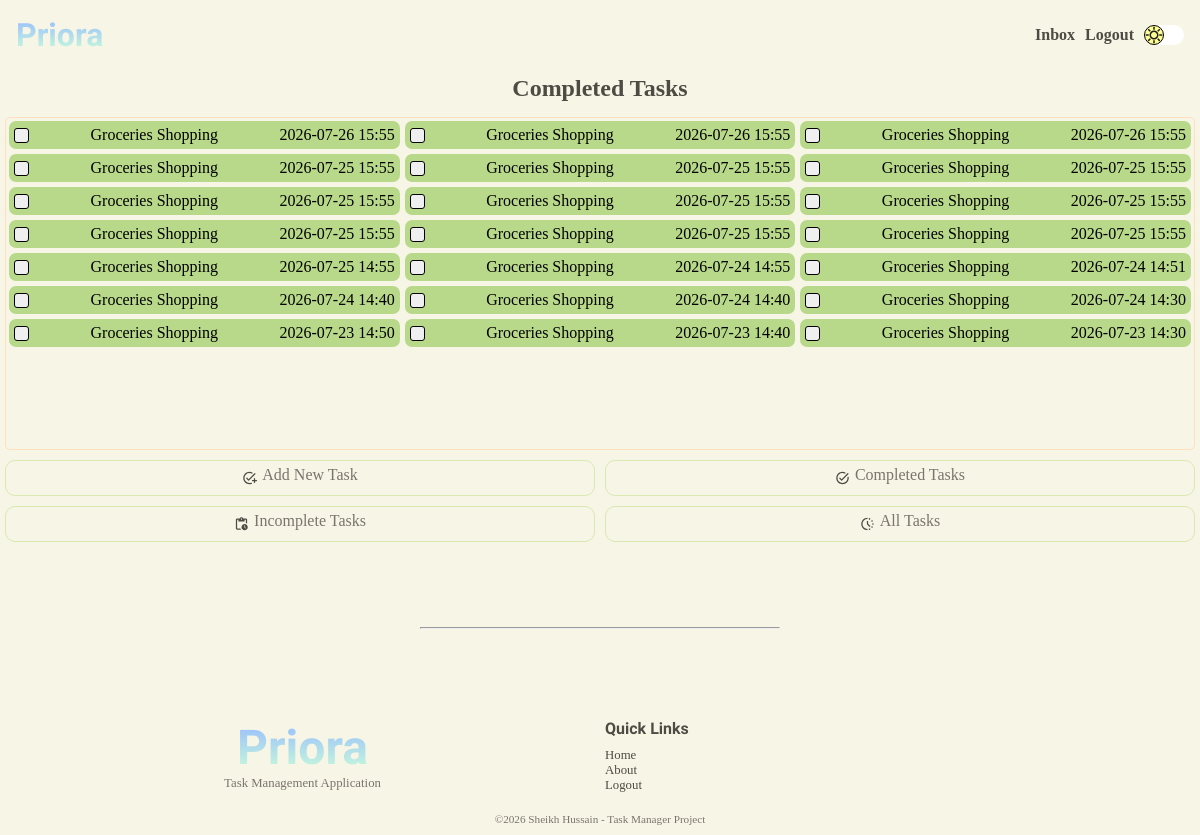
/user/completed-tasks (signed in), run on the app's committed database.
### tables this page shows
CREATE TABLE "tasks" (
                            "task_id"	INTEGER NOT NULL UNIQUE,
                            "user_id"	INTEGER NOT NULL,
                            "title"	TEXT NOT NULL,
                            "description"	TEXT NOT NULL,
                            "due_date"	TEXT NOT NULL,
                            "due_time"	TEXT NOT NULL,
                            "completion_date"	TEXT,
                            "completion_time"	TEXT,
                            "completed"	INTEGER NOT NULL DEFAULT 0,
                            PRIMARY KEY("task_id" AUTOINCREMENT),
                            FOREIGN KEY("user_id") 
                                REFERENCES "users"("user_id")
                                ON DELETE CASCADE
                            );

### app.py (the view)
@app.route("/user/completed-tasks", methods=["GET", "POST"])
@login_required
@password_reset_required
def completed_tasks():
    user = find_user_by_id(session.get("user-id"))
    title = "Completed Tasks"
    tasks = get_completed_tasks(user)
    return render_template("tasks/completed-tasks.html", title=title, tasks=tasks)

### app.py (called while the page is built)
@app.after_request
def security_headers(response):
    response.headers["Content-Security-Policy"] = (
        "default-src 'self'; "
        "script-src 'self'; "
        "style-src 'self' https://fonts.googleapis.com; "
        "font-src 'self' https://fonts.gstatic.com;"
    )
    return response

### services/auth.py (called while the page is built)
def login_required(f):
    @wraps(f)
    def decorated_function(*args, **kwargs):
        if session.get("user-id") is None:
            return redirect(url_for("login"))
        return f(*args, **kwargs)
    return decorated_function

def password_reset_required(f):
    @wraps(f)
    def decorated_function(*args, **kwargs):
        reset_req = is_reset_req(session.get("user-id"))
        if reset_req:
            return redirect(url_for("change_password"))
        return f(*args, **kwargs)
    return decorated_function

### services/database.py (called while the page is built)
def connect_database():
    os.makedirs("instance", exist_ok=True)
    connection = sqlite3.connect("instance/task-manager.db")
    connection.row_factory = sqlite3.Row
    connection.execute("PRAGMA foreign_keys = ON;")
    return connection

def find_user_by_id(user_id):
    connection = connect_database()
    cursor = connection.cursor()
    try:
        cursor.execute(
            """SELECT * FROM users WHERE user_id = ?;""",
            (user_id,),
        )
        user = cursor.fetchone()
        return user
    except Exception as e:
        print(e)
        return False
    finally:
        connection.close()

def is_reset_req(user_id):
    connection = connect_database()
    cursor = connection.cursor()
    try:
        cursor.execute(
            """SELECT reset FROM users WHERE user_id = ?;""",
            (user_id,),
        )
        required = cursor.fetchone()
        return bool(required and required["reset"] == 1)
    except Exception as e:
        print(e)
        return False
    finally:
        connection.close()

def get_completed_tasks(user):
    connection = connect_database()
    cursor = connection.cursor()
    try:
        cursor.execute(
            """SELECT * FROM tasks WHERE user_id = ? and completed = 1 ORDER BY due_date DESC, due_time DESC;""",
            (user["user_id"],),
        )
        tasks = cursor.fetchall()
        return tasks
    except Exception as e:
        print(e)
        return False
    finally:
        connection.close()

### templates/tasks/completed-tasks.html (shortened to what this page needs)
{% extends 'layout.html' %} {% block content %}
<section class="user-home-section">
  <h2>Completed Tasks</h2>
  <div class="user-home-tasks-complete-grid">
    {% if tasks %} {% for task in tasks %}
    <a href="{{ url_for('task', task_id = task['task_id']) }}">
      <div class="user-home-tasks-card success">
        <form action="" method="post">
          <button type="submit" class="task-button">
          </button>
          <p>{{ task['title'].title() }}</p>
          <p>{{ task['due_date'] }} {{ task['due_time'] }}</p>
        </form>
      </div>
    </a>
    {% endfor %} {% else %}
    <p>No completed tasks!</p>
    {% endif %}
  </div>
</section>
<div>{% include 'user-nav.html' %}</div>
<div class="space"></div>
{% endblock content %}

### static/css/base.css (style rules this page uses)
:root { --bg-color: #F7F6E6; --bg-task-card: white; --surface-color: #FFFFFF; --surface-secondary: #FFF8EF; --hero-gradient: linear-gradient(90deg, #CDFFD8 0%, #94B9FF 100%); --hero-bg-mb: url('/static/media/light-bg-mobile.gif'); --hero-bg-dk: url('/static/media/light-bg-desktop.gif'); --box-shadow: #4E4A44; --night-mode-button: url('/static/media/day.svg'); --primary-text: #4E4A44; --secondary-text: #7A746C; --accent-peach: #FFDFBD; --accent-beige: #E2C0AE; --accent-green: #D9E9B1; --accent-yellow: #F2EAA0; --border-color: #E7DFC9; --scrollbar-color: #E2C0AE; --success: #B8D98A; --warning: #F2EAA0; --danger: #E79A9A; --info: #AFCFEA; }
* { box-sizing: border-box; margin: 0; padding: 0; scrollbar-width: thin; scrollbar-color: #94B9FF var(--bg-color); }
html { overflow-x: hidden; scroll-behavior: smooth; }
body { background-color: var(--bg-color); font-family: cursive; overflow-x: hidden; }
h1, h2, h3, h4, h5, h6 { color: var(--primary-text) }
p { color: var(--secondary-text); font-family: cursive; }
a { text-decoration: none; color: var(--primary-text) }
.space { height: 10vh; }

### static/css/pages/user/user-home.css (style rules this page uses)
.user-home-section { display: flex; flex-direction: column; padding: 5px; text-align: center; gap: 15px; }
.user-home-tasks-card { display: flex; align-items: center; padding: 5px; background-color: var(--bg-task-card); border-radius: 7px; }
.user-home-tasks-complete-grid { display: grid; grid-template-columns: repeat(1, 1fr); grid-template-rows: repeat(10, 1fr); gap: 5px; padding: 3px; border-radius: 5px; border: 1px solid var(--accent-peach); }
.task-button { width: 15px; height: 15px; border: 1px solid black; border-radius: 3px; }
.user-home-tasks-card form { display: flex; justify-content: space-between; align-items: center; width: 100%; }
.user-home-tasks-card.success { background-color: var(--success); }
.user-home-tasks-card.success p { color: black; }
@media screen and (min-width: 1000px) { .user-home-tasks-complete-grid { grid-template-columns: repeat(3, 1fr); } }

### data on the page
tasks: title "Groceries Shopping", due_date "2026-07-26", due_time "15:55"
tasks: title "Groceries Shopping", due_date "2026-07-26", due_time "15:55"
tasks: title "Groceries Shopping", due_date "2026-07-26", due_time "15:55"
tasks: title "Groceries Shopping", due_date "2026-07-25", due_time "15:55"
tasks: title "Groceries Shopping", due_date "2026-07-25", due_time "15:55"
tasks: title "Groceries Shopping", due_date "2026-07-25", due_time "15:55"
tasks: title "Groceries Shopping", due_date "2026-07-25", due_time "15:55"
tasks: title "Groceries Shopping", due_date "2026-07-25", due_time "15:55"
tasks: title "Groceries Shopping", due_date "2026-07-25", due_time "15:55"
tasks: title "Groceries Shopping", due_date "2026-07-25", due_time "15:55"
tasks: title "Groceries Shopping", due_date "2026-07-25", due_time "15:55"
tasks: title "Groceries Shopping", due_date "2026-07-25", due_time "15:55"
tasks: title "Groceries Shopping", due_date "2026-07-25", due_time "14:55"
tasks: title "Groceries Shopping", due_date "2026-07-24", due_time "14:55"
tasks: title "Groceries Shopping", due_date "2026-07-24", due_time "14:51"
tasks: title "Groceries Shopping", due_date "2026-07-24", due_time "14:40"
tasks: title "Groceries Shopping", due_date "2026-07-24", due_time "14:40"
tasks: title "Groceries Shopping", due_date "2026-07-24", due_time "14:30"
tasks: title "Groceries Shopping", due_date "2026-07-23", due_time "14:50"
tasks: title "Groceries Shopping", due_date "2026-07-23", due_time "14:40"
tasks: title "Groceries Shopping", due_date "2026-07-23", due_time "14:30"
